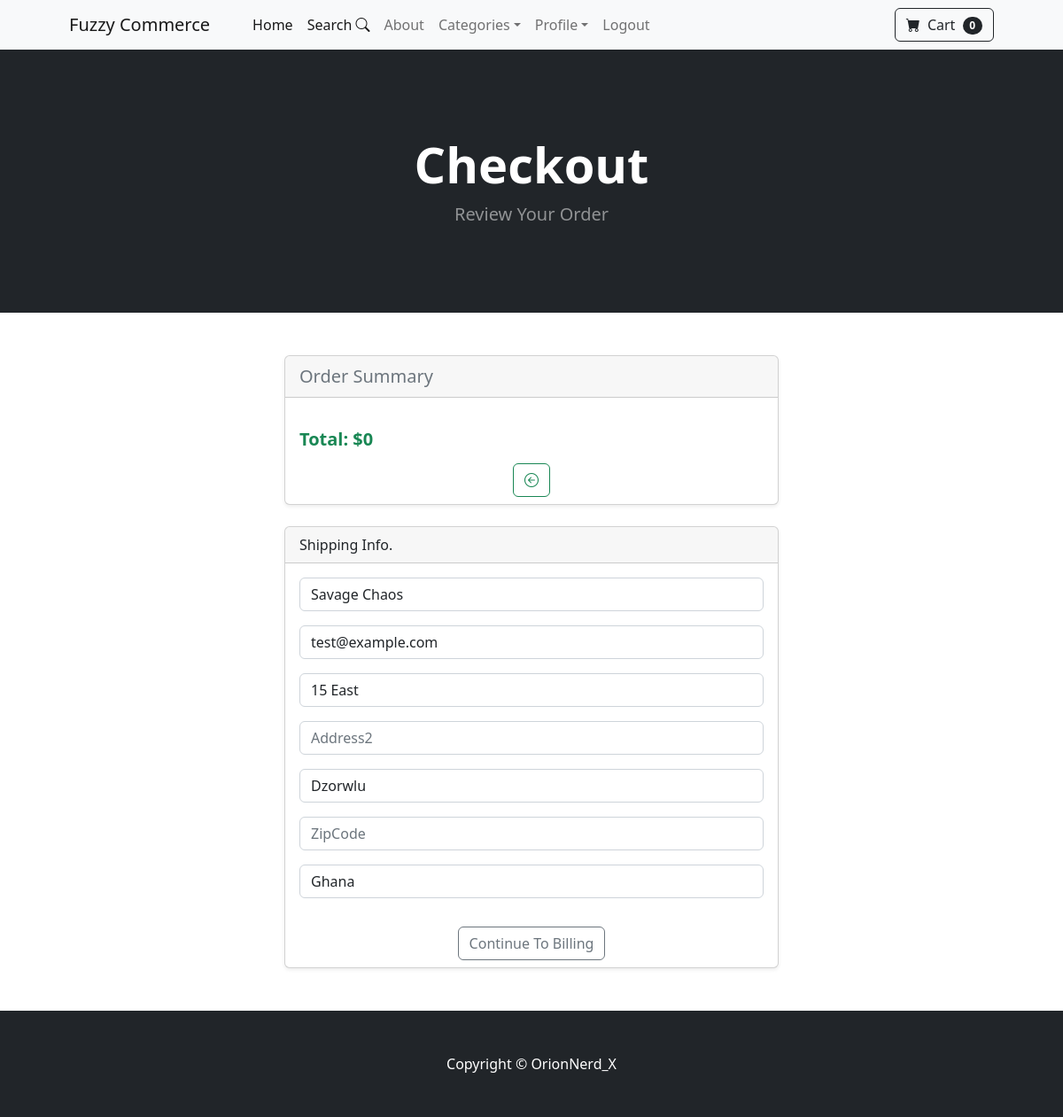
/payment/checkout/ (signed in), run on the app's committed database.
### payment/models.py (models this page shows, shortened)
class ShippingAddress(models.Model):
    user = models.ForeignKey(User, on_delete=models.CASCADE, null=True, blank=True)
    shipping_full_name = models.CharField(max_length=255)
    shipping_email = models.CharField(max_length=255)
    shipping_address1 = models.CharField(max_length=255)
    shipping_address2 = models.CharField(max_length=255)
    shipping_city = models.CharField(max_length=200, blank=True, null=True)
    shipping_zipcode = models.CharField(max_length=200, blank=True, null=True)
    shipping_country = models.CharField(max_length=200)
    class Meta:
        verbose_name_plural = 'Shipping Address'

### payment/views.py (the view)
# urls.py: path('checkout/', views.checkout, name='checkout'),
@login_required(login_url='/login/')
def checkout(request):
    cart = Cart(request)
    cart_products = cart.get_products()  # Retrieving the products in the cart
    quantities = cart.get_quantities() # Get the quantities of each product
    totals = cart.cart_total()
    try:
        shipping_user = ShippingAddress.objects.get(user__id=request.user.id)
        shipping_form = ShippingForm(request.POST or None, instance=shipping_user)
    except Exception as e:
        messages.error(request, f'An unexpected error occured: {str(e)}')
        return redirect('home')
    context = {
        'cart_products': cart_products,
        'quantities': quantities,
        'totals': totals,
        'shipping_form': shipping_form,
    }
    return render(request, 'payment/checkout.html', context)

### cart/cart.py (called while the page is built)
    def __len__(self):
        return len(self.cart)

    def get_products(self):
        product_ids = self.cart.keys()
        products = Product.objects.filter(id__in=product_ids)
        return products

    def get_quantities(self):
        quantities = self.cart
        return quantities

    def cart_total(self):
        product_ids = self.cart.keys()  # Retrieving the products IDs
        products = Product.objects.filter(id__in=product_ids)  # Retrieving the products
        quantities = self.get_quantities()  # Get quantities of each product in the cart
        total_price = sum(
            (product.sale_price if product.is_sale else product.price) * quantities.get(str(product.id), 0) for product in products
        )
        return total_price

### cart/context_processors.py (called while the page is built)
def cart(request):
    return {'cart': Cart(request)}

### store/context_processors.py (called while the page is built)
def display_savage(request):
    return {
        'name': 'Savage',
    }

### payment/templates/payment/checkout.html (shortened to what this page needs)
{% extends 'store/_base.html' %}
{% load static %}
{% block content %}
<header class="bg-dark py-5">
  <div class="container px-4 px-lg-5 my-5">
    <div class="text-center text-white">
      <h1 class="display-4 fw-bolder">Checkout</h1>
      <p class="lead fw-normal text-white-50 mb-0">
        Review Your Order
      </p>
    </div>
  </div>
</header>
<div class="container my-5">
    <div class="col-md-6 offset-md-3 mb-5">
        <div class="card shadow-sm">
            <div class="card-header text-muted lead">
              Order Summary
            </div>
            <div class="card-body">
            </div>
            <span class="ps-3 mb-1 text-success fw-bold fs-5">
                Total: ${{ totals }}
            </span>
            <a href="{% url 'cart_summary' %}" class="btn btn-outline-success mx-auto my-2"><i class="bi bi-arrow-left-circle"></i></a>
          </div>
          <div class="card mt-4 shadow-sm">
            <div class="card-header">
              Shipping Info.
            </div>
            <div class="card-body">
              {{ shipping_form.as_p }}
            </div>
            <a href="#" class="btn btn-outline-secondary mb-2 mx-auto">Continue To Billing</a>
          </div>
      </div>
</div>
{% endblock %}

### data on the page
ShippingAddress: shipping_full_name "Savage Chaos", shipping_email "test@example.com", shipping_address1 "15 East", shipping_city "Dzorwlu", shipping_country "Ghana"

### other printed values
{{ cart|length }} "0"
{{ totals }} "0"
